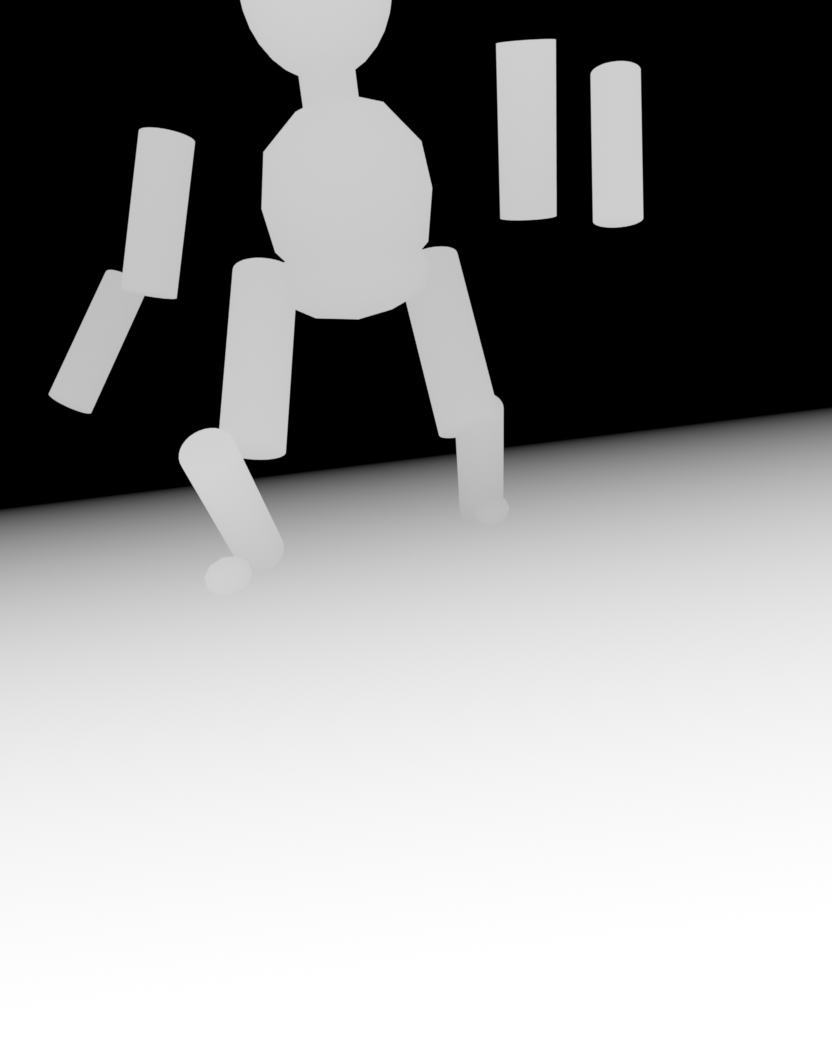
#> input picture Projects/BLUELINE/proofs/blender-handdrawn/followups/redraw-posed-figure/depth_plate.png, 832 x 1040 px, found by its file name
$ python field.py
#> lines starting #> are read from the running program, lines starting #| are printed output that depends on the picture; after the words box and inside, x2 and y2 are one past the last pixel; in counts of white or black regions, pixels touching at a corner belong together
#!/usr/bin/env python3
"""
BLUELINE Session 4 — THE single flow-field source, now CHARACTER-AWARE.

Session 3 proved the spine: one authored field, three resolutions of reality.
But that field was character-BLIND — vortices placed by hand, nothing knew a
figure was standing in the wind. This is the coupling: the character's silhouette
becomes a SOLID OBSTACLE, and the field is corrected so it flows *around* the body.

Recipe (potential-flow + seeded wake, the deterministic path):
  1. base field   = laminar "wind" drift along +x  + a little ambient swirl
  2. wake         = a counter-rotating vortex PAIR seeded just downwind of the body
                    (curl of gaussians -> divergence-free by construction)
  3. obstacle     = threshold the crouching-hero depth plate -> a solid body mask
  4. projection   = zero velocity inside the solid, then a pressure (Poisson) solve
                    so the fluid is divergence-free AND tangent to the body:
                        laplacian(p) = div(v0)      (Neumann at solid + walls)
                        v = v0 - grad(p)
                    => streamlines bend around the silhouette, compress + speed up
                       past the shoulders/hips, stagnate on the windward chest.

Every leg (drawn / dust-sim / steers) reads THE resulting flow-field.json UNTOUCHED,
exactly as Session 3 — so the comic speed-line and the dust plume are the same arrow
around the same body, at different fidelities. The arrow becomes the wind, and now
the wind knows the body is there.

ARRAY ORIENTATION (session-4 convention, different from session-3 on purpose):
  the field array is in IMAGE orientation — row j=0 is the TOP of the frame, y grows
  DOWNWARD, vx = rightward, vy = downward. Legs map array->pixels with NO flip. This
  keeps the field, the mask, and the plates all in one coordinate frame.

Run:  <comfy venv python> field.py
"""
import json, os
import numpy as np
from PIL import Image
import scipy.sparse as sp
import scipy.sparse.linalg as spla

HERE = os.path.dirname(os.path.abspath(__file__))
# self-contained: the crouching-hero plates were copied into inputs/ from
# ../blender-handdrawn/followups/redraw-posed-figure (they are untracked in git).
PLATE_DIR = os.path.join(HERE, "inputs")
DEPTH_PLATE = os.path.join(PLATE_DIR, "depth_plate.png")
POSE_PLATE = os.path.join(PLATE_DIR, "openpose.png")

# ---- grid: match the crouching-hero plate aspect (832x1040 -> 0.8 portrait) ----
GW, GH = 128, 160                      # field resolution
ASPECT = GW / GH                       # 0.8
xs = np.linspace(0, ASPECT, GW)
ys = np.linspace(0, 1, GH)             # y grows DOWNWARD (image orientation)
X, Y = np.meshgrid(xs, ys)             # shape (GH, GW)

# ---------------------------------------------------------------- body mask ----
def body_mask():
    """Isolate JUST the mannequin as a solid obstacle.

    The depth plate has the TRUE filled limb silhouette, but the figure fuses with a
    bright ground plane (and there are two background pillars) — a plain threshold
    grabs all of it. The OpenPose plate, by contrast, is the skeleton on pure black:
    no floor, no pillars. So we use the pose skeleton as a LOCATOR — dilate it into a
    fat region that covers where the body is — and keep only the depth silhouette that
    falls inside it. True filled body; floor and pillars gone.
    """
    from scipy.ndimage import binary_dilation, binary_closing, binary_fill_holes, label
    # depth silhouette (true filled limbs, but fused with floor + pillars present)
    d = np.asarray(Image.open(DEPTH_PLATE).convert("L").resize((GW, GH), Image.BILINEAR),
                   dtype=np.float32) / 255.0
    depth_sil = d > 0.12
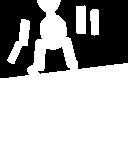
#> depth_sil: shape (160, 128) bool; 68.9% white; 3 black regions, box (x1, y1, x2, y2) and area: (55, 0, 128, 69) 3489, (0, 0, 46, 78) 2413, (38, 47, 70, 74) 475
    # pose locator: any non-black skeleton pixel, dilated to cover full limb width
    pose = np.asarray(Image.open(POSE_PLATE).convert("RGB").resize((GW, GH), Image.BILINEAR),
                      dtype=np.float32) / 255.0
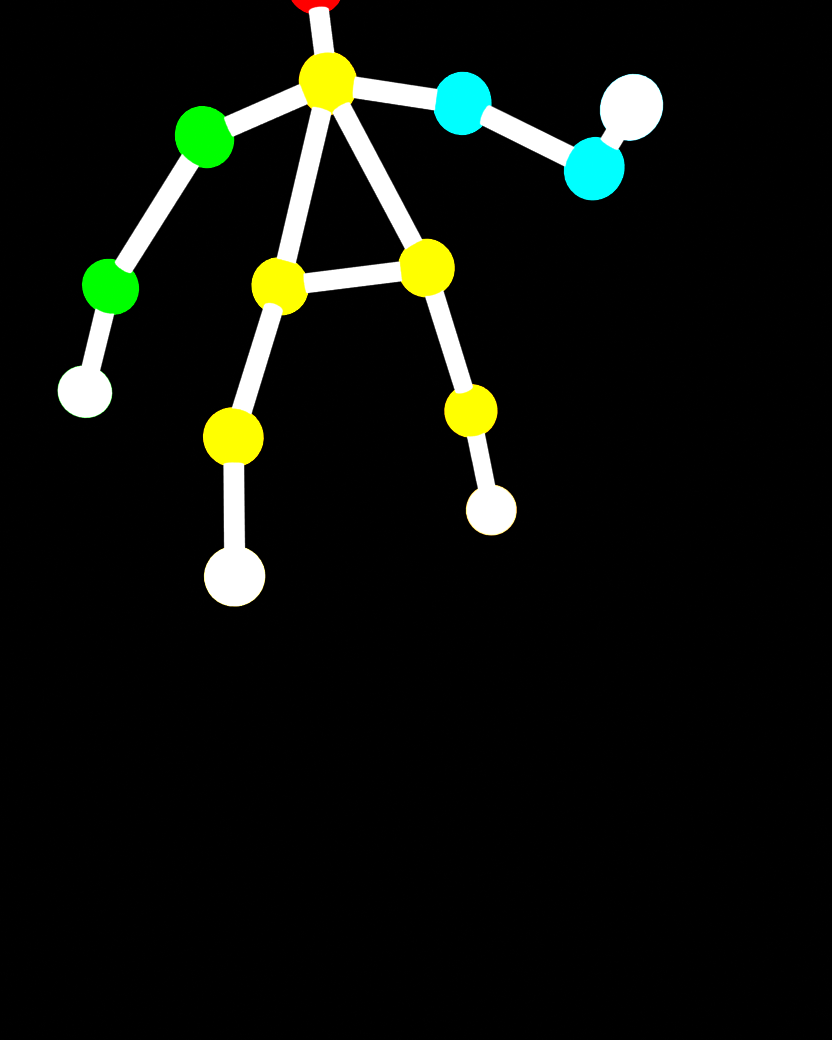
#> input picture Projects/BLUELINE/proofs/blender-handdrawn/followups/redraw-posed-figure/openpose.png, 832 x 1040 px, found by its file name
    skel = pose.max(axis=-1) > 0.20
#> skel: shape (160, 128) bool; 8% white; 1 white region, box (x1, y1, x2, y2) and area: (9, 0, 102, 94) 1646
    locator = binary_dilation(skel, iterations=7)      # fat enough to span the limbs
#> locator: shape (160, 128) bool; 26.2% white; 1 white region, box (x1, y1, x2, y2) and area: (2, 0, 109, 101) 5360
    keep = depth_sil & locator                         # true silhouette, floor/pillars removed
#> keep: shape (160, 128) bool; 16.4% white; 4 white regions, box (x1, y1, x2, y2) and area: (24, 0, 87, 101) 2530, (7, 19, 30, 64) 422, (90, 9, 99, 36) 214, (76, 7, 86, 34) 195
    keep = binary_closing(keep, iterations=1)
#> keep: shape (160, 128) bool; 16.4% white; 4 white regions, box (x1, y1, x2, y2) and area: (24, 1, 87, 101) 2529, (7, 19, 30, 64) 424, (90, 9, 99, 36) 214, (76, 7, 86, 34) 195
    keep = binary_fill_holes(keep)
    # keep only the single largest component (drops any stray speckles)
    lab, n = label(keep)
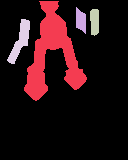
#> lab: shape (160, 128) int32; 5 distinct labels, from 0 to 4; one colour per label, 0 black
#> n = 4
    if n > 1:
        sizes = [(lab == k).sum() for k in range(1, n + 1)]
#> sizes = [2534, 195, 214, 424]
        keep = lab == (int(np.argmax(sizes)) + 1)
#> keep: shape (160, 128) bool; 12.4% white; 1 white region, box (x1, y1, x2, y2) and area: (24, 1, 87, 101) 2534
    return keep

SOLID = body_mask()
FLUID = ~SOLID
print(f"body mask: {SOLID.sum()} solid cells ({100*SOLID.mean():.1f}% of frame)")
#| body mask: 2534 solid cells (12.4% of frame)

# body centroid + extent (for placing the wake just behind it)
sj, si = np.where(SOLID)
#> sj = 2534 values from 1 to 100; si = 2534 values, max 86 at index 1962, min 24 at index 2293, mean 51.95
cx = float(xs[int(round(si.mean()))])
#> cx = 0.328
cy = float(ys[int(round(sj.mean()))])
#> cy = 0.333
body_right = float(xs[si.max()])       # downwind edge of the body
#> body_right = 0.542
body_h = float(ys[sj.max()] - ys[sj.min()])
#> body_h = 0.623

# ---------------------------------------------------- base field + wake --------
# scalar potential psi; velocity = curl(psi) = (dpsi/dy, -dpsi/dx) -> divergence-free
# NB: with y DOWNWARD, uniform +x drift comes from psi = -k*y  (so vx = dpsi/dy = -k... )
# just build vx/vy directly for the drift and use psi only for the swirl blobs.

# 1) laminar wind blowing left->right across the frame
WIND = 1.0
vx = np.full((GH, GW), WIND, dtype=np.float64)
vy = np.zeros((GH, GW), dtype=np.float64)

# 2) a little ambient atmosphere (gentle large-scale swirl, so it isn't dead-flat)
psi = np.zeros((GH, GW))
ambient = [
    # cx, cy, amp, sigma  (signed amp = spin direction)
    (0.18, 0.25,  0.05, 0.22),
    (0.62, 0.80, -0.04, 0.20),
]
# 3) THE WAKE: counter-rotating pair seeded just downwind (right) of the body,
#    on the wake axis (body centroid height), one above + one below -> a vortex street.
wake_x = min(ASPECT - 0.06, body_right + 0.05)   # just behind the body's lee edge
#> wake_x = 0.592
wsig = max(0.06, 0.16 * body_h)
#> wsig = 0.0996
WAKE_AMP = 0.13
wake = [
    (wake_x, cy - 0.9 * wsig,  +WAKE_AMP, wsig),   # upper vortex
    (wake_x, cy + 0.9 * wsig,  -WAKE_AMP, wsig),   # lower vortex (opposite spin)
]
#> wake = [(0.592, 0.244, 0.13, 0.0996), (0.592, 0.423, -0.13, 0.0996)]
for cx0, cy0, amp, sig in ambient + wake:
    psi += amp * np.exp(-(((X - cx0) ** 2 + (Y - cy0) ** 2) / (2 * sig ** 2)))
#> this loop made 4 passes
#> (cx0, cy0, amp, sig) on passes 1 to 4: (0.18, 0.25, 0.05, 0.22), (0.62, 0.8, -0.04, 0.2), (0.592, 0.244, 0.13, 0.0996), (0.592, 0.423, -0.13, 0.0996)
#> pass 1, `psi += amp * np.exp(-(((X - cx0) ** 2 + (Y - cy0) ** 2) / (2 * sig ** ..`:
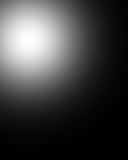
#> psi: shape (160, 128) float64; min 2.82e-06, max 0.05, mean 0.013; drawn with min black and max white
#> after the loop:
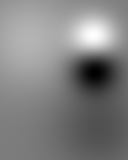
#> psi: shape (160, 128) float64; min -0.113, max 0.118, mean 0.00439; drawn with min black and max white
dpsi_dy, dpsi_dx = np.gradient(psi, ys, xs)
vx += dpsi_dy
vy += -dpsi_dx

v0 = np.stack([vx, vy], axis=-1)       # (GH, GW, 2), BEFORE the body knows anything

# ------------------------------------------------ pressure projection ----------
# Everything below is in UNIT GRID SPACING (h=1): the divergence, the Laplacian,
# and the gradient all use index-space central differences, so the units cancel and
# the corrected field stays O(1). (The earlier bug mixed physical spacing into the
# solve and blew the magnitudes up.)
#
# Zero the velocity inside the solid, then project the fluid to divergence-free with
# no-penetration at the body + top/bottom walls (Neumann). Left/right columns are the
# wind's inlet/outlet — pinned p=0 (Dirichlet) so the wind passes through and the
# pure-Neumann null space is anchored.
vx_s = np.where(SOLID, 0.0, vx)
vy_s = np.where(SOLID, 0.0, vy)

def d_dx(a):                            # index-space central difference, edge-safe
    g = np.zeros_like(a)
    g[:, 1:-1] = 0.5 * (a[:, 2:] - a[:, :-2])
    g[:, 0]    = a[:, 1] - a[:, 0]
#> g: shape (160, 128) float64; min -0.571, max 0.744, mean 7.43e-06
    g[:, -1]   = a[:, -1] - a[:, -2]
#> g: shape (160, 128) float64; min -0.571, max 0.744, mean 1.2e-05
    return g

def d_dy(a):
    g = np.zeros_like(a)
#> g: shape (160, 128) float64; every value is 0
    g[1:-1, :] = 0.5 * (a[2:, :] - a[:-2, :])
    g[0, :]    = a[1, :] - a[0, :]
#> g: shape (160, 128) float64; min -0.373, max 0.287, mean -3.38e-05
    g[-1, :]   = a[-1, :] - a[-2, :]
#> g: shape (160, 128) float64; min -0.373, max 0.287, mean -3.77e-05
    return g

div = d_dx(vx_s) + d_dy(vy_s)           # unit-grid divergence of the solid-zeroed field

# Laplacian over FLUID cells only; 5-point stencil, Neumann at solid + top/bottom
# (drop the neighbour), Dirichlet p=0 at the inlet/outlet columns.
idx = -np.ones((GH, GW), dtype=np.int64)
fluid_cells = np.argwhere(FLUID)
#> fluid_cells = 17946 pairs, first value 0 to 159, second value 0 to 127
for n, (j, i) in enumerate(fluid_cells):
    idx[j, i] = n
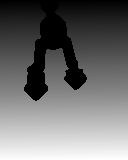
#> idx: shape (160, 128) int64; min -1, max 17945, mean 7862.2; drawn with min black and max white
N = len(fluid_cells)
#> N = 17946

rows, cols, data, rhs = [], [], [], np.zeros(N)
#> rows = []; cols = []; data = []; rhs = 17946 values from 0 to 0
for n, (j, i) in enumerate(fluid_cells):
    if i == 0 or i == GW - 1:           # inlet / outlet: Dirichlet p = 0
        rows.append(n); cols.append(n); data.append(1.0)
        continue
    diag = 0.0
    for dj, di in ((-1, 0), (1, 0), (0, -1), (0, 1)):
        nj, ni = j + dj, i + di
        if nj < 0 or nj >= GH:          # top/bottom wall -> Neumann: skip neighbour
            continue
        if SOLID[nj, ni]:               # body wall -> Neumann: skip neighbour
            continue
        rows.append(n); cols.append(idx[nj, ni]); data.append(1.0)
        diag -= 1.0
    rows.append(n); cols.append(n); data.append(diag)
    rhs[n] = div[j, i]
#> after the loop, cols = 87736 items; data = 87736 items; rhs = 17946 values, max 0.967 at index 8423, min -0.707 at index 7802, mean -1.64e-05; rows = 87736 items

A = sp.csr_matrix((data, (rows, cols)), shape=(N, N))
p_flat = spla.spsolve(A.tocsc(), rhs)
#> p_flat = 17946 values, max 22.62 at index 1866, min -30.82 at index 1280, mean -3.34
p = np.zeros((GH, GW)); p[FLUID] = p_flat

# corrected velocity: v = v0 - grad(p)   (only meaningful in fluid)
vx_c = np.where(SOLID, 0.0, vx_s - d_dx(p))
#> in d_dx (call 2), `g[:, 0]    = a[:, 1] - a[:, 0]`: g: shape (160, 128) float64; min -15.41, max 8.98, mean 7.2e-06
#> in d_dx (call 2), `g[:, -1]   = a[:, -1] - a[:, -2]`: g: shape (160, 128) float64; min -15.41, max 8.98, mean 0.00186
vy_c = np.where(SOLID, 0.0, vy_s - d_dy(p))
#> in d_dy (call 2), `g[0, :]    = a[1, :] - a[0, :]`: g: shape (160, 128) float64; min -15.41, max 21.18, mean 0
#> in d_dy (call 2), `g[-1, :]   = a[-1, :] - a[-2, :]`: g: shape (160, 128) float64; min -15.41, max 21.18, mean 0

res = d_dx(vx_c) + d_dy(vy_c)
#> in d_dx (call 3), `g[:, 0]    = a[:, 1] - a[:, 0]`: g: shape (160, 128) float64; min -8.99, max 8.12, mean 2.18e-05
#> in d_dx (call 3), `g[:, -1]   = a[:, -1] - a[:, -2]`: g: shape (160, 128) float64; min -8.99, max 8.12, mean 2.64e-05
#> in d_dy (call 3), `g[0, :]    = a[1, :] - a[0, :]`:
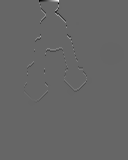
#> g: shape (160, 128) float64; min -14.13, max 21.12, mean 0; drawn with min black and max white
#> in d_dy (call 3), `g[-1, :]   = a[-1, :] - a[-2, :]`: g: shape (160, 128) float64; 0.62% of pixels changed, all inside (x1, y1, x2, y2) = (0, 159, 128, 160)
print(f"divergence  before: {np.abs(div[FLUID]).mean():.4f}   "
      f"after: {np.abs(res[FLUID]).mean():.4f}")
#| divergence  before: 0.0075   after: 0.1072

mag = np.sqrt(vx_c ** 2 + vy_c ** 2)
mag_max = float(mag[FLUID].max())
#> mag_max = 22.43

# ------------------------------------------------------------ export -----------
field = {
    "grid": {"w": GW, "h": GH, "aspect": ASPECT},
    "orientation": "image: row 0 = top, y grows DOWNWARD, vx=right, vy=down",
    "domain": {"x": [0, ASPECT], "y": [0, 1]},
    "mag_max": mag_max,
    "mag_mean": float(mag[FLUID].mean()),
    "body": {"note": "solid mask; True = inside the figure (do not seed/advect here)",
             "centroid": [cx, cy], "right_edge": body_right},
    "note": "character-aware curl+projection field; divergence-free in fluid; "
            "tangent to the body. row-major [h][w], each cell [vx,vy].",
    "solid": [[bool(SOLID[j, i]) for i in range(GW)] for j in range(GH)],
    "vectors": [[[round(float(vx_c[j, i]), 5), round(float(vy_c[j, i]), 5)]
                 for i in range(GW)] for j in range(GH)],
}
out = os.path.join(HERE, "flow-field.json")
json.dump(field, open(out, "w"))
print("WROTE", out, f"({GW}x{GH}, mag_max={mag_max:.3f})")
#| WROTE Projects/BLUELINE/proofs/session-4-figure-flow/flow-field.json (128x160, mag_max=22.425)

# ------------------------------------------------ streamline preview -----------
try:
    import matplotlib
    matplotlib.use("Agg")
    import matplotlib.pyplot as plt
    fig, ax = plt.subplots(figsize=(GW / 20, GH / 20), dpi=150)
    ax.set_facecolor("#15161a")
    # streamlines (masked over the body so they visibly part around it)
    speed = np.ma.array(mag / mag_max, mask=SOLID)
    ax.streamplot(X, Y, np.ma.array(vx_c, mask=SOLID), np.ma.array(vy_c, mask=SOLID),
                  color=speed, cmap="magma", density=2.0, linewidth=0.9, arrowsize=0.7)
    # body silhouette
    ax.contourf(X, Y, SOLID.astype(float), levels=[0.5, 1.5], colors=["#2b6cff"], alpha=0.35)
    ax.contour(X, Y, SOLID.astype(float), levels=[0.5], colors=["#2b6cff"], linewidths=1.0)
    ax.set_xlim(0, ASPECT); ax.set_ylim(1, 0); ax.axis("off")   # y flipped -> image up
    ax.set_aspect("equal")
    fig.patch.set_facecolor("#15161a")
    p_png = os.path.join(HERE, "renders", "00-field-around-body.png")
    fig.savefig(p_png, bbox_inches="tight", pad_inches=0, facecolor="#15161a")
    print("WROTE", p_png)
except Exception as e:
    print("preview skipped:", repr(e))
print("FIELD_DONE")
